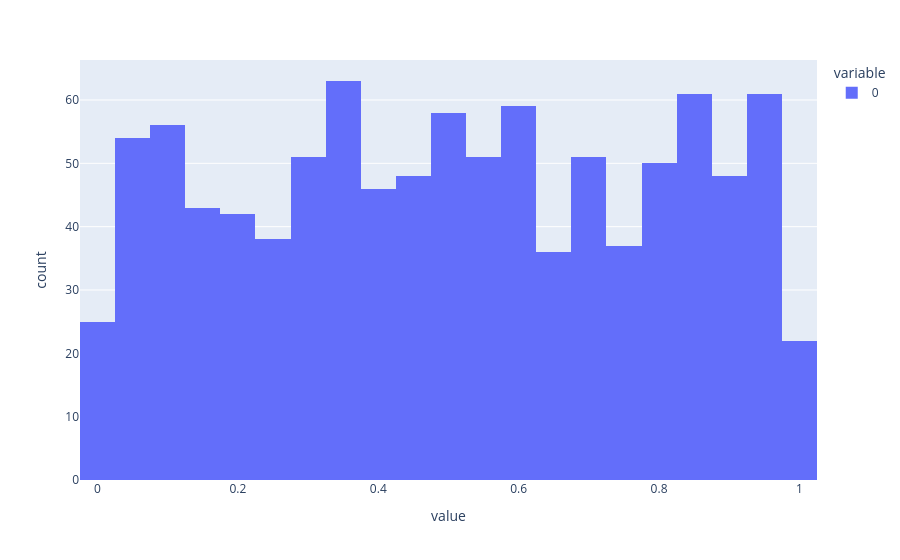

Notebook code cell kept with this figure:
### Code cell
px.histogram(diffusion_steps_reverse[-1])

### Figure 1 — Plotly figure (JSON) as saved in the notebook; plotly's stock layout.template omitted (floating-point values rounded to 4 significant figures; data arrays with more than 128 entries replaced by an {"elided": "..."} marker saying what was removed)
{"data": [{"alignmentgroup": "True", "bingroup": "x", "hovertemplate": "variable=0<br>value=%{x}<br>count=%{y}<extra></extra>", "legendgroup": "0", "marker": {"color": "#636efa", "pattern": {"shape": ""}}, "name": "0", "offsetgroup": "0", "orientation": "v", "showlegend": true, "type": "histogram", "x": {"elided": "1000 float values"}, "xaxis": "x", "yaxis": "y"}], "layout": {"barmode": "relative", "legend": {"title": {"text": "variable"}, "tracegroupgap": 0}, "margin": {"t": 60}, "xaxis": {"anchor": "y", "domain": [0, 1], "title": {"text": "value"}}, "yaxis": {"anchor": "x", "domain": [0, 1], "title": {"text": "count"}}}}
